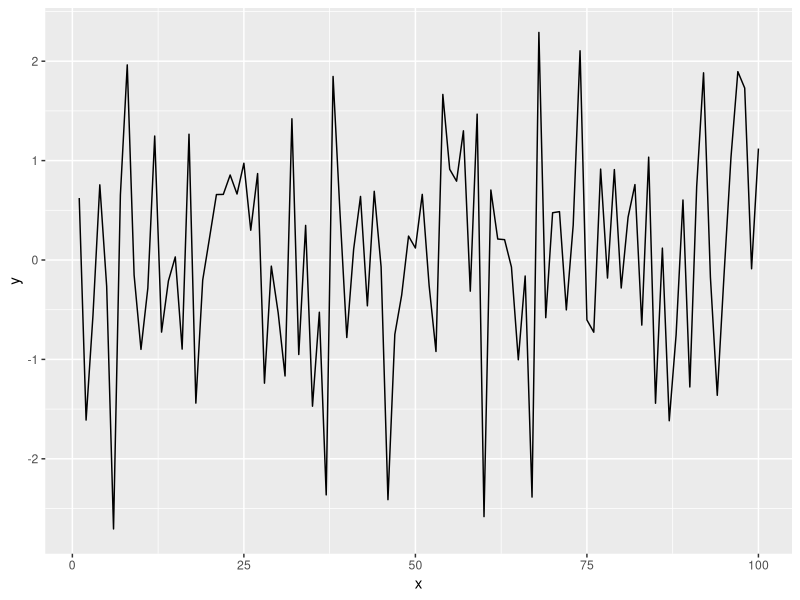

The R source for this figure:
## ---- chunk 1
library(ggplot2)
x=seq(1:100)
y=rnorm(100)
dat = data.frame(x, y)
ggplot(dat, aes(x = x, y = y)) +
geom_line()
